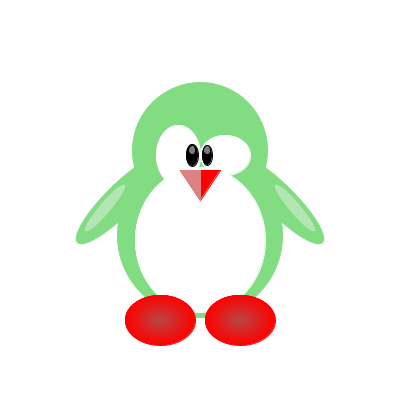
Frame 1 (no input)
Frame 60 (the mouse pressed at the canvas centre just before this capture): identical to frame 1, image omitted
Frame 120 (the mouse held since frame 60 and released just before this capture): identical to frame 1, image omitted

The Processing sketch that drew this single still picture (run headless with seeded random() and noise(); from frame 60 on, the mouse is pressed at the canvas centre):

// Processing sketch: processing_88768
// ── processing_88768.pde

//centre du pingouin monstre 
float x;
float y;
 
void setup(){
  size(400,400);
  frameRate(30);
  smooth();
   
//centre du monstre 
x = width/2;
y = height/2;

}
 
 
void draw (){
   
 background(255);
     
//ellipse tête
  fill (130,220,130);
  stroke(130,220,130);
  ellipse (x, y-50, 135, 135);
  
//ellipse corps
  fill (130,220,130);
  stroke(130,220,130);
  ellipse (x, y+35, 165, 165);
  
//ellipse bras gauche
  fill(130,220,130);
  stroke(130,220,130);
  pushMatrix();
  translate(x-80,y);
  rotate(PI/4);
  ellipse(0,0,30,120);
  popMatrix();
  
//ellipse bras droit
  fill(130,220,130);
  stroke(130,220,130);
  pushMatrix();
  translate(x+80,y);
  rotate(-PI/4);
  ellipse(0,0,30,120);
  popMatrix();
  
//ellipse ombrage bras gauche
  fill(180,230,180);
  stroke(180,230,180);
  pushMatrix();
  translate(x-95,y+8);
  rotate(PI/4.5);
  ellipse(0,0,10,60);
  popMatrix();
  
//ellipse ombrage bras droit
  fill(180,230,180);
  stroke(180,230,180);
  pushMatrix();
  translate(x+95,y+8);
  rotate(-PI/4.5);
  ellipse(0,0,10,60);
  popMatrix();
  
//ellipse oeil gauche
  fill (255);
  stroke(255);
  ellipse (x-22, y-45, 44, 60);
  
//ellipse pupillee oeil gauche
  fill (0);
  stroke(0);
  ellipse (x-8, y-45, 12, 22);
  
//ellipsereflet pupille gauche
  fill (125);
  stroke(125);
  ellipse (x-8, y-50, 5, 7);
  
//ellipse oeil droit
  fill (255);
  stroke(255);
  ellipse (x+25, y-45, 50, 40);

//ellipse pupille oeil droit
  fill (0);
  stroke(0);
  ellipse (x+7, y-45, 10, 20);
  
//ellipse reflet pupille droite
  fill (125);
  stroke(125);
  ellipse (x+7, y-50, 5, 7);
  
//ellipse bedon blanc
  fill (255);
  stroke(255);
  ellipse (x, y+40, 130, 145);
  
//triangle bec 
  fill(255,0,0);
  stroke(255,0,0);
  triangle(x-20,y-30,x+20,y-30,x,y);
  
//triangle reflet bec 
  fill(220,130,130);
  stroke(220,130,130);
  triangle(x-20,y-30,x,y-30,x,y);
  
//ellipse pied droit
  fill (255,0,0);
  stroke(255,0,0);
  ellipse (x+40, y+120, 70, 50);
  
//degradé pied droit (boucle dans le dégradé)
for(int i=0; i<=70; i++){
    noStroke();
    fill(255-i,0+i,0+i);
    ellipse (x+40,y+120, 70-i, 50-(5*i/7));
}
  
//ellipse pied gauche
  fill (255,0,0);
  stroke(255,0,0);
  ellipse (x-40, y+120, 70, 50);
  
//degradé pied droit (boucle dans le dégradé)
for(int i=0; i<=70; i++){
    noStroke();
    fill(255-i,0+i,0+i);
    ellipse (x-40,y+120, 70-i, 50-(5*i/7));
}

  }
